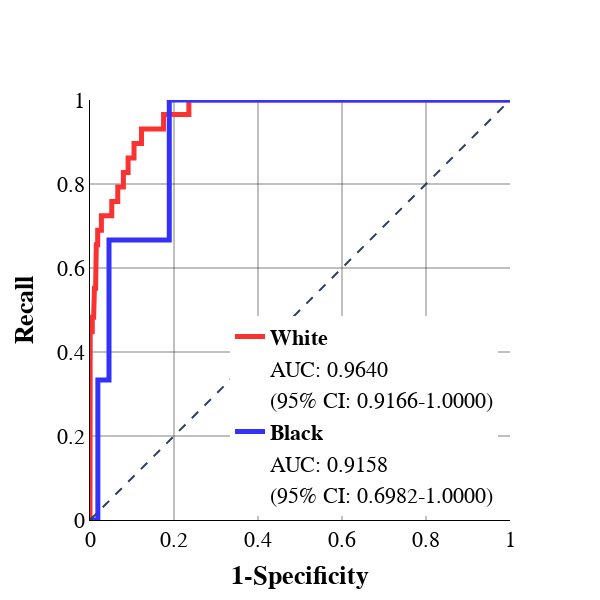

Here is the notebook cell this chart was saved with:
### Code cell
white=test.drop(X_test[X_test['NEWRACE2_White'] == 0].index)
#elsee=elsee.sample(95, random_state=25)
white_predictors=white.drop(['UDPYOPI_1 - Yes'], axis=1)
white_target=white['UDPYOPI_1 - Yes']
black=test.drop(X_test[X_test['NEWRACE2_Black'] == 0].index)

#pop=pop.sample(95, random_state=25)
black_predictors=black.drop(['UDPYOPI_1 - Yes'], axis=1)
black_target=black['UDPYOPI_1 - Yes']
white_prob=logit_model.predict_proba(white_predictors)
black_prob=logit_model.predict_proba(black_predictors)
plot_roc_curve2(white_target, [item[1] for item in white_prob], black_target, [item[1] for item in black_prob], 'White', 'Black')

### Figure 1 — Plotly figure (JSON) as saved in the notebook; plotly's stock layout.template omitted (floating-point values rounded to 4 significant figures; data arrays with more than 128 entries replaced by an {"elided": "..."} marker saying what was removed)
{"data": [{"hoverinfo": "skip", "line": {"color": "rgba(250, 50, 50, 1.0)", "width": 5}, "name": "<b>White</b>", "showlegend": true, "type": "scatter", "x": {"elided": "379 float values"}, "y": {"elided": "379 float values"}}, {"hoverinfo": "skip", "line": {"color": "rgba(255, 255, 255, 0)", "width": 5}, "name": "AUC: 0.9640", "showlegend": true, "type": "scatter", "x": {"elided": "379 float values"}, "y": {"elided": "379 float values"}}, {"hoverinfo": "skip", "line": {"color": "rgba(255, 255, 255, 0)", "width": 0}, "name": "(95% CI: 0.9166-1.0000)", "showlegend": true, "type": "scatter", "x": {"elided": "379 float values"}, "y": {"elided": "379 float values"}}, {"hoverinfo": "skip", "line": {"color": "rgba(50, 50, 250, 1.0)", "width": 5}, "name": "<b>Black</b>", "showlegend": true, "type": "scatter", "x": [0, 0.00156, 0.01872, 0.01872, 0.04524, 0.04524, 0.1201, 0.1232, 0.1888, 0.1888, 0.3339, 0.337, 0.3417, 0.3448, 0.3791, 0.3822, 0.3885, 0.3916, 0.4119, 0.4181, 0.4446, 0.4509, 0.4758, 0.4789, 0.493, 0.4961, 0.5023, 0.5055, 0.5757, 0.5803, 1], "y": [0, 0, 0, 0.3333, 0.3333, 0.6667, 0.6667, 0.6667, 0.6667, 1, 1, 1, 1, 1, 1, 1, 1, 1, 1, 1, 1, 1, 1, 1, 1, 1, 1, 1, 1, 1, 1]}, {"hoverinfo": "skip", "line": {"color": "rgba(255, 255, 255, 0)", "width": 5}, "name": "AUC: 0.9158", "showlegend": true, "type": "scatter", "x": [0, 0.00156, 0.01872, 0.01872, 0.04524, 0.04524, 0.1201, 0.1232, 0.1888, 0.1888, 0.3339, 0.337, 0.3417, 0.3448, 0.3791, 0.3822, 0.3885, 0.3916, 0.4119, 0.4181, 0.4446, 0.4509, 0.4758, 0.4789, 0.493, 0.4961, 0.5023, 0.5055, 0.5757, 0.5803, 1], "y": [0, 0, 0, 0.3333, 0.3333, 0.6667, 0.6667, 0.6667, 0.6667, 1, 1, 1, 1, 1, 1, 1, 1, 1, 1, 1, 1, 1, 1, 1, 1, 1, 1, 1, 1, 1, 1]}, {"hoverinfo": "skip", "line": {"color": "rgba(255, 255, 255, 0)", "width": 0}, "name": "(95% CI: 0.6982-1.0000)", "showlegend": true, "type": "scatter", "x": [0, 0.00156, 0.01872, 0.01872, 0.04524, 0.04524, 0.1201, 0.1232, 0.1888, 0.1888, 0.3339, 0.337, 0.3417, 0.3448, 0.3791, 0.3822, 0.3885, 0.3916, 0.4119, 0.4181, 0.4446, 0.4509, 0.4758, 0.4789, 0.493, 0.4961, 0.5023, 0.5055, 0.5757, 0.5803, 1], "y": [0, 0, 0, 0.3333, 0.3333, 0.6667, 0.6667, 0.6667, 0.6667, 1, 1, 1, 1, 1, 1, 1, 1, 1, 1, 1, 1, 1, 1, 1, 1, 1, 1, 1, 1, 1, 1]}], "layout": {"font": {"color": "Black", "family": "Times New Roman", "size": 22}, "height": 600, "legend": {"x": 0.95, "xanchor": "right", "y": 0.01, "yanchor": "bottom"}, "shapes": [{"line": {"dash": "dash"}, "type": "line", "x0": 0, "x1": 1, "y0": 0, "y1": 1}], "title": {"x": 1}, "width": 600, "xaxis": {"constrain": "domain", "gridcolor": "rgba(5, 5, 5, 0.5)", "linecolor": "black", "range": [0, 1], "title": {"text": "<b>1-Specificity</b>"}}, "yaxis": {"gridcolor": "rgba(5, 5, 5, 0.5)", "linecolor": "black", "range": [0, 1], "scaleanchor": "x", "scaleratio": 1, "title": {"text": "<b>Recall</b>"}}}}
